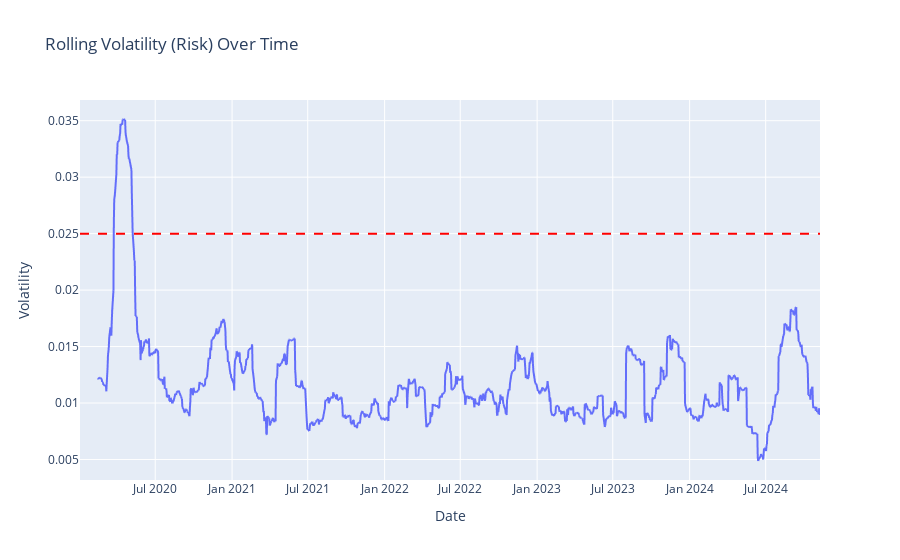

The cell this chart's notebook holds for it:
### Code cell
volatility, fig_volatility_risk = rolling_vol_plot(stock_price)
fig_volatility_risk.show()

### Figure 1 — Plotly figure (JSON) as saved in the notebook; plotly's stock layout.template omitted (floating-point values rounded to 4 significant figures; data arrays with more than 128 entries replaced by an {"elided": "..."} marker saying what was removed)
{"data": [{"hovertemplate": "Date=%{x}<br>Volatility=%{y}<extra></extra>", "legendgroup": "", "line": {"color": "#636efa", "dash": "solid"}, "marker": {"symbol": "circle"}, "mode": "lines", "name": "", "showlegend": false, "type": "scattergl", "x": {"elided": "1219 str values"}, "xaxis": "x", "y": {"elided": "1219 float values"}, "yaxis": "y"}], "layout": {"legend": {"tracegroupgap": 0}, "shapes": [{"line": {"color": "red", "dash": "dash", "width": 2}, "type": "line", "x0": 0, "x1": 1, "xref": "x domain", "y0": 0.025, "y1": 0.025, "yref": "y"}], "title": {"text": "Rolling Volatility (Risk) Over Time"}, "xaxis": {"anchor": "y", "domain": [0, 1], "title": {"text": "Date"}}, "yaxis": {"anchor": "x", "domain": [0, 1], "title": {"text": "Volatility"}}}}
